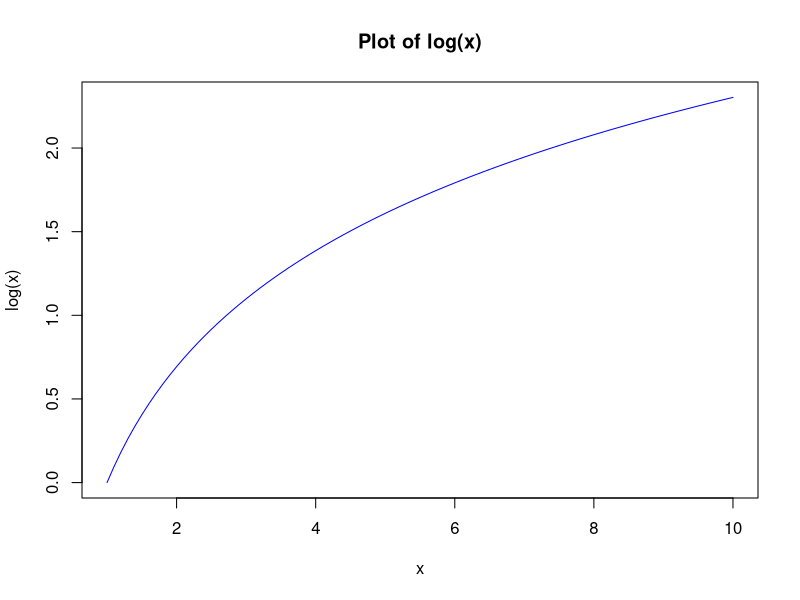
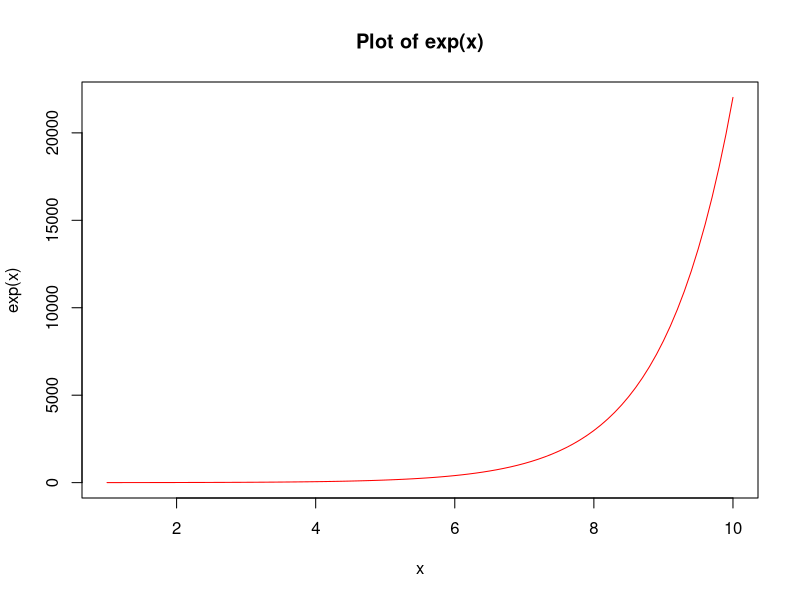

Write the R code that produced these figures, in order.
getwd()


#Q1
# Compute the real roots of the quadratic equation in the form of 𝑎𝑥2 + 𝑏𝑥 + 𝑐 = 0.

quadroots<-function(a,b,c){
  x1=(-b+sqrt(b^2-4*a*c))/2*a
  x2=(-b-sqrt(b^2-4*a*c))/2*a
  print(x1)
  print(x2)
}

#real roots for quadratic eqation 2x^2 +3x + 1 = 0.
quadroots(2,3,1)


#Q2
x<-c(1,2,3)
y<-x[1]/x[2]^3-1+2*x[3]-x[2-1]
y


#Q3
# Generate a sequence of x values
x_values <- seq(1, 10, by = 0.1)

# Calculate log(x) and exp(x) for the given x values
log_x <- log(x_values)
exp_x <- exp(x_values)

# Create a new plot for log(x)
plot(x_values, log_x, type = "l", col = "blue", xlab = "x", ylab = "log(x)", main = "Plot of log(x)")

# Create a new plot for exp(x)
plot(x_values, exp_x, type = "l", col = "red", xlab = "x", ylab = "exp(x)", main = "Plot of exp(x)")


#Q4
#Consider the vector 1:K, where K is a positive integer. Write an R command that determines 
#how many elements in the vector are exactly divisible by 3.  
vec1<-c(1:20)
sum(vec1%%3==0)



#Q6
data3<-c(24,67,12,45,80,50)
max<-0
maxIndex<-0
for (i in 1:length(data3)) {
  if(max<data3[i]){
    max<-data3[i]
    maxIndex<-i
  }
}
print(max)
print(maxIndex)


#Q7
which.max(data3)
which.min(data3)


#Q8
P<-5000
R<-11.5
n<-15
A<-0

money<-function(P,R,n){
  for (i in 1:n) {
    A=P*((1+(R/100))^i)
    print(A)
  }
}

money(5000,11.5,15)
